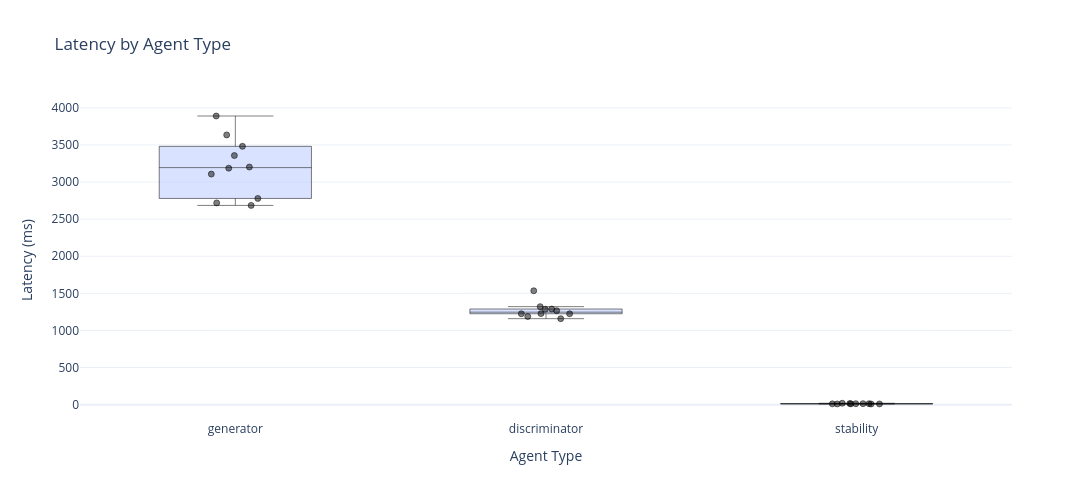

Here is the notebook cell this chart was saved with:
### Markdown cell above
### 🚀 Latency by Agent Type

This cell visualizes **execution latency (in milliseconds)** across different agent types using a side-by-side box plot with jittered scatter points for fine-grained insight.

#### 🧠 What this code does:

* Creates a working copy of the dataframe for isolation.
* Normalizes the `agent_type` labels for clean axis labels.
* Iterates over each unique agent type and:

  * Extracts latency values.
  * Adds a `go.Box` trace with:

    * Full boxplot statistics (median, quartiles, whiskers).
    * Jittered individual points overlaid.
    * Color, fill, and marker styling for visibility.
* Uses Plotly’s interactive features to:

  * Hover for exact latency values.
  * Zoom and pan to inspect agent-specific ranges.
* Formats the layout with clear axis titles and dimensions.

#### 🔍 What you're observing:

* Each box summarizes the **latency distribution** of that agent type:

  * The **box** shows the interquartile range (IQR).
  * The **horizontal line** inside represents the median.
  * The **whiskers** extend to non-outlier extrema.
  * The **dots** represent individual invocations (including outliers).
* Use this to:

  * Compare performance across agent roles (e.g. `generator` vs `stability`).
  * Spot outlier spikes (e.g. initialization lag or retry penalties).
  * Identify underperforming agents or latency clusters.

This is a key diagnostic view for **performance tuning** and **latency-aware scheduling** in the agent pipeline.

### Code cell
import plotly.graph_objects as go

df_latency = df_agent_expanded.copy()

# Normalize agent_type display for cleaner x-axis labels
df_latency["agent_type"] = df_latency["agent_type"].astype(str).str.lower()

fig = go.Figure()

for agent_type in df_latency["agent_type"].dropna().unique():
    subset = df_latency[df_latency["agent_type"] == agent_type]

    fig.add_trace(go.Box(
        y=subset["latency_ms"],
        x=[agent_type] * len(subset),
        name=agent_type,
        boxpoints="all",
        jitter=0.4,
        pointpos=0,  # center on box
        marker=dict(
            color="rgba(0,0,0,0.5)",
            size=6,
            line=dict(width=0.5, color="black")
        ),
        line=dict(width=1),
        fillcolor="rgba(180, 200, 255, 0.5)",
        showlegend=False
    ))

fig.update_layout(
    title="Latency by Agent Type",
    xaxis_title="Agent Type",
    yaxis_title="Latency (ms)",
    template="plotly_white",
    width=1600,
    height=500,
)

fig.show()

### Figure 1 — Plotly figure (JSON) as saved in the notebook; plotly's stock layout.template omitted (floating-point values rounded to 4 significant figures)
{"data": [{"boxpoints": "all", "fillcolor": "rgba(180, 200, 255, 0.5)", "jitter": 0.4, "line": {"width": 1}, "marker": {"color": "rgba(0,0,0,0.5)", "line": {"color": "black", "width": 0.5}, "size": 6}, "name": "generator", "pointpos": 0, "showlegend": false, "type": "box", "x": ["generator", "generator", "generator", "generator", "generator", "generator", "generator", "generator", "generator", "generator"], "y": [3107, 3481, 3202, 3187, 3635, 3890, 2685, 2719, 2779, 3357]}, {"boxpoints": "all", "fillcolor": "rgba(180, 200, 255, 0.5)", "jitter": 0.4, "line": {"width": 1}, "marker": {"color": "rgba(0,0,0,0.5)", "line": {"color": "black", "width": 0.5}, "size": 6}, "name": "discriminator", "pointpos": 0, "showlegend": false, "type": "box", "x": ["discriminator", "discriminator", "discriminator", "discriminator", "discriminator", "discriminator", "discriminator", "discriminator", "discriminator", "discriminator"], "y": [1285, 1321, 1535, 1289, 1159, 1188, 1266, 1227, 1225, 1225]}, {"boxpoints": "all", "fillcolor": "rgba(180, 200, 255, 0.5)", "jitter": 0.4, "line": {"width": 1}, "marker": {"color": "rgba(0,0,0,0.5)", "line": {"color": "black", "width": 0.5}, "size": 6}, "name": "stability", "pointpos": 0, "showlegend": false, "type": "box", "x": ["stability", "stability", "stability", "stability", "stability", "stability", "stability", "stability", "stability", "stability"], "y": [11, 13, 10, 9, 10, 14, 13, 19, 15, 11]}], "layout": {"height": 500, "title": {"text": "Latency by Agent Type"}, "width": 1600, "xaxis": {"title": {"text": "Agent Type"}}, "yaxis": {"title": {"text": "Latency (ms)"}}}}
